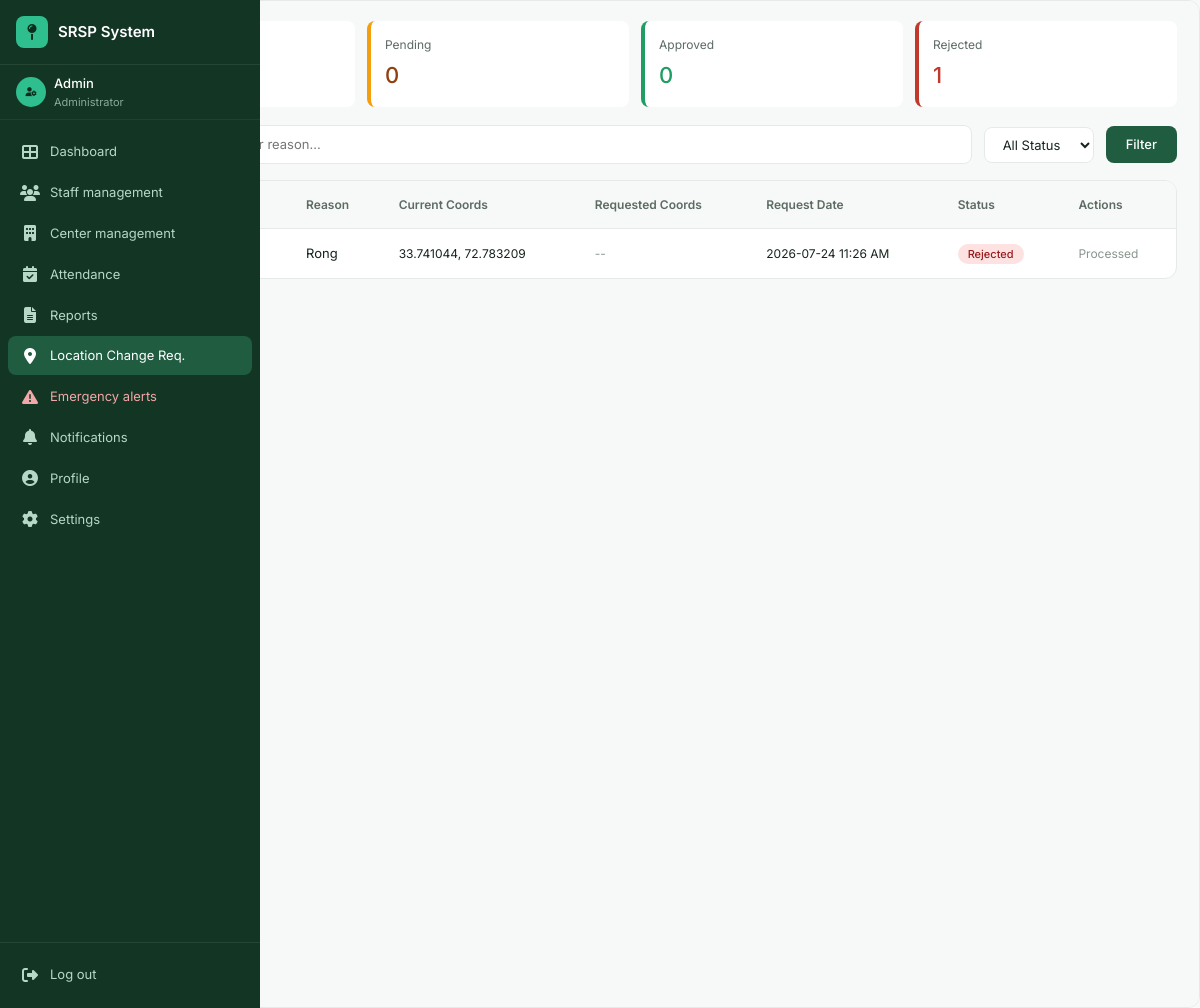
/panel/location-requests/ (signed in), run on the app's committed database.
### accounts/models.py (models this page shows, shortened)
class CustomUser(AbstractBaseUser, PermissionsMixin):
    class Role(models.TextChoices):
        ADMIN = 'Admin', 'Admin'
        FIELD_STAFF = 'Field Staff', 'Field Staff'
        TEACHER = 'Teacher', 'Teacher'
    username = models.CharField(max_length=20, unique=True, blank=True, null=True)
    full_name = models.CharField(max_length=255)
    email = models.EmailField(unique=True)
    phone_number = models.CharField(max_length=20, unique=True)
    role = models.CharField(max_length=20, choices=Role.choices, default=Role.FIELD_STAFF)
    is_active = models.BooleanField(default=True)
    is_staff = models.BooleanField(default=False)
    is_superuser = models.BooleanField(default=False)
    date_joined = models.DateTimeField(auto_now_add=True)
    objects = CustomUserManager()
    USERNAME_FIELD = 'email'
    REQUIRED_FIELDS = ['full_name', 'phone_number']
    def get_full_name(self):
        return self.full_name

### admin_panel/models.py (models this page shows, shortened)
class CenterLocationChangeRequest(models.Model):
    class Status(models.TextChoices):
        PENDING = 'Pending', 'Pending'
        APPROVED = 'Approved', 'Approved'
        REJECTED = 'Rejected', 'Rejected'
    teacher = models.ForeignKey(
        settings.AUTH_USER_MODEL,
        on_delete=models.CASCADE,
        related_name='location_change_requests',
    )
    center = models.ForeignKey(
        Center,
        on_delete=models.CASCADE,
        related_name='location_change_requests',
    )
    reason = models.TextField()
    status = models.CharField(max_length=20, choices=Status.choices, default=Status.PENDING)
    requested_date = models.DateTimeField(auto_now_add=True)
    approved_by = models.ForeignKey(
        settings.AUTH_USER_MODEL,
        on_delete=models.SET_NULL,
        null=True,
        blank=True,
        related_name='approved_location_changes',
    )
    approved_date = models.DateTimeField(null=True, blank=True)
    used_permission = models.BooleanField(default=False)
    old_latitude = models.DecimalField(max_digits=9, decimal_places=6, null=True, blank=True)
    old_longitude = models.DecimalField(max_digits=9, decimal_places=6, null=True, blank=True)
    new_latitude = models.DecimalField(max_digits=9, decimal_places=6, null=True, blank=True)
    new_longitude = models.DecimalField(max_digits=9, decimal_places=6, null=True, blank=True)
    class Meta:
        ordering = ['-requested_date']

### admin_panel/views.py (the view)
# urls.py: path('location-requests/', views.location_change_requests, name='admin_location_requests'),
@login_required
@user_passes_test(admin_required)
def location_change_requests(request):
    user = request.user
    q = request.GET.get('q', '').strip()
    status_filter = request.GET.get('status', '').strip()
    requests_qs = CenterLocationChangeRequest.objects.select_related(
        'teacher', 'center', 'approved_by'
    ).all()
    if q:
        requests_qs = requests_qs.filter(
            Q(teacher__full_name__icontains=q) |
            Q(center__center_name__icontains=q) |
            Q(reason__icontains=q)
        )
    if status_filter:
        requests_qs = requests_qs.filter(status=status_filter)
    return render(request, 'admin_panel/location_change_requests.html', {
        'requests': requests_qs,
        'total_requests': requests_qs.count(),
        'pending_count': requests_qs.filter(status='Pending').count(),
        'approved_count': requests_qs.filter(status='Approved').count(),
        'rejected_count': requests_qs.filter(status='Rejected').count(),
        'q': q,
        'selected_status': status_filter,
        'filtered': bool(q or status_filter),
        'user_role': user.role,
        'user_initials': get_initials(user.full_name),
    })

### admin_panel/templates/admin_panel/location_change_requests.html (shortened to what this page needs)
{% extends 'base.html' %}
{% block content %}
<div style="display:flex;border-radius:12px;overflow:hidden;border:0.5px solid var(--border);min-height:100vh">
  {% include 'partials/admin_sidebar.html' with active='location_requests' %}
  <div style="flex:1;background:var(--surface-1);padding:20px 22px;min-width:0">
    <div style="display:grid;grid-template-columns:repeat(auto-fit,minmax(130px,1fr));gap:12px;margin-bottom:18px">
      <div style="background:var(--surface-2);border-radius:8px;padding:14px;border-left:4px solid var(--text-accent);">
        <p style="font-size:12px;color:var(--text-secondary);margin:0 0 4px">Total Requests</p>
        <p style="font-size:22px;font-weight:500;margin:0">{{ total_requests }}</p>
      </div>
      <div style="background:var(--surface-2);border-radius:8px;padding:14px;border-left:4px solid #F59E0B;">
        <p style="font-size:12px;color:var(--text-secondary);margin:0 0 4px">Pending</p>
        <p style="font-size:22px;font-weight:500;margin:0;color:#92400E;">{{ pending_count }}</p>
      </div>
      <div style="background:var(--surface-2);border-radius:8px;padding:14px;border-left:4px solid var(--text-success);">
        <p style="font-size:12px;color:var(--text-secondary);margin:0 0 4px">Approved</p>
        <p style="font-size:22px;font-weight:500;margin:0;color:var(--text-success)">{{ approved_count }}</p>
      </div>
      <div style="background:var(--surface-2);border-radius:8px;padding:14px;border-left:4px solid var(--text-danger);">
        <p style="font-size:12px;color:var(--text-secondary);margin:0 0 4px">Rejected</p>
        <p style="font-size:22px;font-weight:500;margin:0;color:var(--text-danger)">{{ rejected_count }}</p>
      </div>
    </div>
    <form method="get" style="display:flex;gap:12px;margin-bottom:16px;flex-wrap:wrap;align-items:center;">
      <input type="text" name="q" placeholder="Search teacher, center or reason..." value="{{ q }}" style="padding:8px 14px;border:1px solid var(--border);border-radius:8px;font-size:13px;background:var(--surface-2);color:var(--text-primary);outline:none;flex:1;min-width:180px;">
      <select name="status" style="padding:8px 14px;border:1px solid var(--border);border-radius:8px;font-size:13px;background:var(--surface-2);color:var(--text-primary);outline:none;">
        <option value="">All Status</option>
      </select>
      <button type="submit" style="padding:8px 20px;border:none;border-radius:8px;background:var(--text-accent);color:#fff;font-size:13px;font-weight:500;cursor:pointer;"> Filter</button>
    </form>
    <div style="background:var(--surface-2);border-radius:12px;overflow:hidden;border:1px solid var(--border);">
      <table style="width:100%;border-collapse:collapse;font-size:13px;">
        <thead>
          <tr style="background:var(--surface-1);">
            <th style="text-align:left;padding:14px 16px;font-size:12px;font-weight:600;color:var(--text-secondary);white-space:nowrap;">Teacher</th>
            <th style="text-align:left;padding:14px 16px;font-size:12px;font-weight:600;color:var(--text-secondary);white-space:nowrap;">Center</th>
            <th style="text-align:left;padding:14px 16px;font-size:12px;font-weight:600;color:var(--text-secondary);white-space:nowrap;">Reason</th>
            <th style="text-align:left;padding:14px 16px;font-size:12px;font-weight:600;color:var(--text-secondary);white-space:nowrap;">Current Coords</th>
            <th style="text-align:left;padding:14px 16px;font-size:12px;font-weight:600;color:var(--text-secondary);white-space:nowrap;">Requested Coords</th>
            <th style="text-align:left;padding:14px 16px;font-size:12px;font-weight:600;color:var(--text-secondary);white-space:nowrap;">Request Date</th>
            <th style="text-align:left;padding:14px 16px;font-size:12px;font-weight:600;color:var(--text-secondary);white-space:nowrap;">Status</th>
            <th style="text-align:left;padding:14px 16px;font-size:12px;font-weight:600;color:var(--text-secondary);white-space:nowrap;">Actions</th>
          </tr>
        </thead>
        <tbody>
          {% for req in requests %}
          <tr style="border-top:0.5px solid var(--border);">
            <td style="padding:14px 16px;font-weight:500;">{{ req.teacher.full_name }}</td>
            <td style="padding:14px 16px;">{{ req.center.center_name }}</td>
            <td style="padding:14px 16px;max-width:200px;white-space:normal;">{{ req.reason }}</td>
            <td style="padding:14px 16px;font-size:12px;">
              {% if req.old_latitude and req.old_longitude %}
                {{ req.old_latitude }}, {{ req.old_longitude }}
              {% else %}
                <span style="color:var(--text-muted)">Not configured</span>
              {% endif %}
            </td>
            <td style="padding:14px 16px;font-size:12px;">
              {% if req.new_latitude and req.new_longitude %}
                {{ req.new_latitude }}, {{ req.new_longitude }}
              {% else %}
                <span style="color:var(--text-muted)">--</span>
              {% endif %}
            </td>
            <td style="padding:14px 16px;white-space:nowrap;font-size:12px;">{{ req.requested_date|date:"Y-m-d h:i A" }}</td>
            <td style="padding:14px 16px;">
              {% if req.status == 'Pending' %}
                <span style="background:#FEF3C7;color:#92400E;padding:3px 10px;border-radius:20px;font-size:11px;font-weight:500;">{{ req.status }}</span>
              {% elif req.status == 'Approved' %}
                <span style="background:#D1FAE5;color:#065F46;padding:3px 10px;border-radius:20px;font-size:11px;font-weight:500;">{{ req.status }}</span>
              {% else %}
                <span style="background:#FEE2E2;color:#991B1B;padding:3px 10px;border-radius:20px;font-size:11px;font-weight:500;">{{ req.status }}</span>
              {% endif %}
            </td>
            <td style="padding:14px 16px;">
              {% if req.status == 'Pending' %}
              <div style="display:flex;gap:6px;">
                <button class="btn-approve-lcr" data-action="approve" data-id="{{ req.id }}" style="padding:6px 14px;border:none;border-radius:8px;font-size:12px;font-weight:500;background:#D1FAE5;color:#065F46;cursor:pointer;">Approve</button>
                <button class="btn-reject-lcr" data-action="reject" data-id="{{ req.id }}" style="padding:6px 14px;border:none;border-radius:8px;font-size:12px;font-weight:500;background:#FEE2E2;color:#991B1B;cursor:pointer;">Reject</button>
              </div>
              {% else %}
                <span style="font-size:12px;color:var(--text-muted);">Processed</span>
              {% endif %}
            </td>
          </tr>
          {% endfor %}
        </tbody>
      </table>
    </div>
  </div>
</div>
{% endblock %}

### templates/partials/admin_sidebar.html (shortened to what this page needs)
<aside id="sidebar" class="sidebar" role="navigation" aria-label="Admin navigation">
  <a href="{% url 'admin_dashboard' %}" class="sidebar-brand" aria-label="SRSP Dashboard home">
    <span class="brand-icon" aria-hidden="true">
      <i class="fas fa-map-pin"></i>
    </span>
    <span class="brand-text">SRSP System</span>
  </a>
  <div class="sidebar-user px-3 py-2 d-flex align-items-center gap-2 border-bottom"
       style="border-color:rgba(255,255,255,0.06) !important">
    <div class="flex-shrink-0 d-flex align-items-center justify-content-center rounded-circle"
         style="width:30px;height:30px;background:var(--srsp-accent);color:var(--srsp-primary-dark);font-size:0.75rem;font-weight:600">
    </div>
    <div class="flex-grow-1 min-width-0">
      <p class="mb-0 text-truncate" style="font-size:0.8125rem;font-weight:500;color:#fff">
        {% firstof request.user.get_full_name "Admin" %}
      </p>
      <p class="mb-0 text-truncate" style="font-size:0.6875rem;color:#8AAB9A">Administrator</p>
    </div>
  </div>
  <nav class="sidebar-nav" aria-label="Main navigation">
    <ul class="list-unstyled mb-0">
      <li>
        <a href="{% url 'admin_dashboard' %}"
           class="sidebar-link {% if active == 'dashboard' %}active{% endif %}"
           aria-current="{% if active == 'dashboard' %}page{% endif %}">
          <i class="fas fa-th-large" aria-hidden="true"></i>
          <span>Dashboard</span>
        </a>
      </li>
      <li>
        <a href="{% url 'admin_staff' %}"
           class="sidebar-link {% if active == 'staff' %}active{% endif %}"
           aria-current="{% if active == 'staff' %}page{% endif %}">
          <i class="fas fa-users" aria-hidden="true"></i>
          <span>Staff management</span>
        </a>
      </li>
      <li>
        <a href="{% url 'admin_centers' %}"
           class="sidebar-link {% if active == 'centers' %}active{% endif %}"
           aria-current="{% if active == 'centers' %}page{% endif %}">
          <i class="fas fa-building" aria-hidden="true"></i>
          <span>Center management</span>
        </a>
      </li>
      <li>
        <a href="{% url 'admin_attendance' %}"
           class="sidebar-link {% if active == 'attendance' %}active{% endif %}"
           aria-current="{% if active == 'attendance' %}page{% endif %}">
          <i class="fas fa-calendar-check" aria-hidden="true"></i>
          <span>Attendance</span>
        </a>
      </li>
      <li>
        <a href="{% url 'admin_reports' %}"
           class="sidebar-link {% if active == 'reports' %}active{% endif %}"
           aria-current="{% if active == 'reports' %}page{% endif %}">
          <i class="fas fa-file-alt" aria-hidden="true"></i>
          <span>Reports</span>
        </a>
      </li>
      <li>
        <a href="{% url 'admin_location_requests' %}"
           class="sidebar-link {% if active == 'location_requests' %}active{% endif %}"
           aria-current="{% if active == 'location_requests' %}page{% endif %}">
          <i class="fas fa-map-marker-alt" aria-hidden="true"></i>
          <span>Location Change Req.</span>
        </a>
      </li>
      <li>
        <a href="{% url 'admin_alerts' %}"
           class="sidebar-link danger {% if active == 'alerts' %}active{% endif %}"
           aria-current="{% if active == 'alerts' %}page{% endif %}">
          <i class="fas fa-exclamation-triangle" aria-hidden="true"></i>
          <span>Emergency alerts</span>
        </a>
      </li>
      <li>
        <a href="{% url 'admin_notifications' %}"
           class="sidebar-link {% if active == 'notifications' %}active{% endif %}"
           aria-current="{% if active == 'notifications' %}page{% endif %}">
          <i class="fas fa-bell" aria-hidden="true"></i>
          <span>Notifications</span>
        </a>
      </li>
      <li>
        <a href="{% url 'admin_profile' %}"
           class="sidebar-link {% if active == 'profile' %}active{% endif %}"
           aria-current="{% if active == 'profile' %}page{% endif %}">
          <i class="fas fa-user-circle" aria-hidden="true"></i>
          <span>Profile</span>
        </a>
      </li>
      <li>
        <a href="{% url 'admin_settings' %}"
           class="sidebar-link {% if active == 'settings' %}active{% endif %}"
           aria-current="{% if active == 'settings' %}page{% endif %}">
          <i class="fas fa-cog" aria-hidden="true"></i>
          <span>Settings</span>
        </a>
      </li>
    </ul>
  </nav>
  <div class="sidebar-footer">
    <a href="{% url 'login' %}" class="sidebar-link" aria-label="Log out of your account">
      <i class="fas fa-sign-out-alt" aria-hidden="true"></i>
      <span>Log out</span>
    </a>
  </div>
</aside>

### data on the page
CustomUser: full_name "Admin"
CenterLocationChangeRequest: reason "Rong", old_latitude "33.741044", old_longitude "72.783209", requested_date "2026-07-24 11:26 AM", status "Rejected", shows "Processed"

### other printed values
{{ pending_count }} "0"
{{ approved_count }} "0"
{{ rejected_count }} "1"
